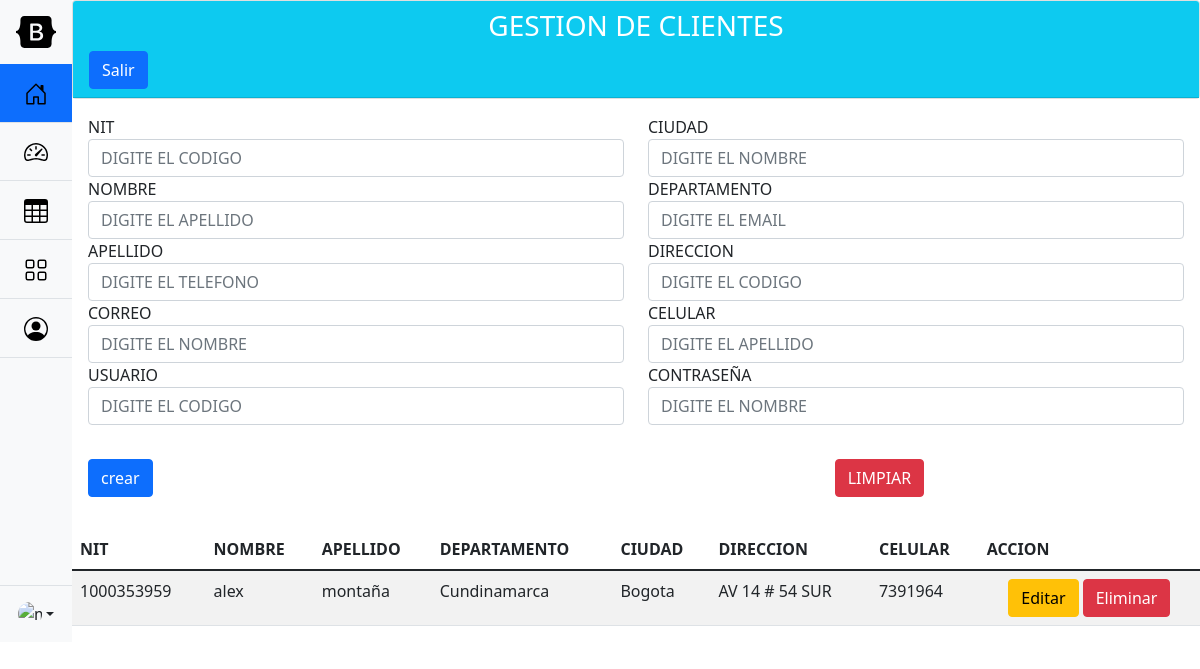
Screenshot of /Vista/admin_clientes.php (signed in) with the database file from the repository.
### tables this page shows
CREATE TABLE `clientes` (
  `NIT` int(10) NOT NULL,
  `nombre` varchar(50) NOT NULL,
  `apellido` varchar(50) NOT NULL,
  `departamento` varchar(50) NOT NULL,
  `ciudad` varchar(50) NOT NULL,
  `direccion` varchar(50) NOT NULL,
  `celular` varchar(50) NOT NULL,
  `credenciales` int(50) NOT NULL
);

### Config/conexion.php (called while the page is built)
<?php
class Conexion{
    public static function conectar()
    {
        $host = "localhost";
        $user = "root";
        $pass = "";
        $dbname = "bdworldexpress";
        $link = mysqli_connect($host, $user, $pass) or die("ERROR 1: NO SE PUDO ABRIR LA BASE DE DATOS".mysqli_error($link));
        mysqli_query($link, "SET NAMES 'utf8'");
        mysqli_select_db($link, $dbname) or die("ERROR 2: NO SE PUDO SELECCIONAR LA BASE DE DATOS".mysqli_error($link));
        return $link;
    }
}

### Modelo/cliente.php (called while the page is built, shortened)
<?php
require_once('../Config/conexion.php');
class Cliente{
    private $cliente;
    public function __construct(){
        $this->cliente=array();
    }
    public function ver(){
        $sql="select * from clientes";
        $res=mysqli_query(Conexion::conectar(),$sql);
        while($row=mysqli_fetch_array($res)){
          $this->cliente[]=$row;
        }
        return $this->cliente;
       }
}
?>

### Vista/admin_clientes.php (the view, shortened to what this page needs)
<?php
include('../Modelo/cliente.php');
?>
<!doctype html>
<html lang="es">
<head>
    <link href="../bootstrap/css/bootstrap.min.css" rel="stylesheet">
</head>
<body onload="limpiar();">
    <main class="d-flex flex-nowrap">
        <?php require 'navegacion_adm.php';?>
        <div class="conatiner">
            <div class="card">
                <div class="card-header bg-info">
                    <h3 class="text-white text-center">GESTION DE CLIENTES</h3>
                    <a class="btn btn-primary" href="../Controladores/controlador_users.php?accion=cerrar"
                        role="button">Salir</a>
                </div>
            </div>
            <div class="card-body">
                <form name="form" action="../Controladores/cliente_controlador.php" method="post">
                    <div class="row">
                        <div class="col-md-6">
                            <label for="id">NIT</label>
                            <input type="number" name="cedula" class="form-control" value=""
                                placeholder="DIGITE EL CODIGO">
                        </div>
                        <div class="col-md-6">
                            <label for="n">CIUDAD</label>
                            <input type="text" name="ciudad" class="form-control" value=""
                                placeholder="DIGITE EL NOMBRE">
                        </div>
                        <div class="col-md-6">
                            <label for="a">NOMBRE</label>
                            <input type="text" name="nombre" class="form-control" value=""
                                placeholder="DIGITE EL APELLIDO">
                        </div>
                        <div class="col-md-6">
                            <label for="e">DEPARTAMENTO</label>
                            <input type="text" name="departamento" class="form-control" value=""
                                placeholder="DIGITE EL EMAIL">
                        </div>
                        <div class="col-md-6">
                            <label for="t">APELLIDO</label>
                            <input type="text" name="apellido" class="form-control" value=""
                                placeholder="DIGITE EL TELEFONO">
                        </div>
                        <div class="col-md-6">
                            <label for="id">DIRECCION</label>
                            <input type="text" name="direccion" class="form-control" value=""
                                placeholder="DIGITE EL CODIGO">
                        </div>
                        <div class="col-md-6">
                            <label for="n">CORREO</label>
                            <input type="email" name="correo" class="form-control" value=""
                                placeholder="DIGITE EL NOMBRE">
                        </div>
                        <div class="col-md-6">
                            <label for="a">CELULAR</label>
                            <input type="text" name="celular" class="form-control" value=""
                                placeholder="DIGITE EL APELLIDO">
                        </div>
                        <div class="col-md-6">
                            <label for="id">USUARIO</label>
                            <input type="text" name="usuario" class="form-control" value=""
                                placeholder="DIGITE EL CODIGO">
                        </div>
                        <div class="col-md-6">
                            <label for="n">CONTRASEÑA</label>
                            <input type="text" name="contraseña" class="form-control" value=""
                                placeholder="DIGITE EL NOMBRE">
                        </div><br><br><br><br>
                        <div class="col-md-8">
                            <input type="button" name="accion" value="crear" class="btn btn-primary mb-3"
                                onclick="validar()">
                        </div>
                        <div class="col-md-4">
                            <input type="reset" value="LIMPIAR" class="btn btn-danger mb-3">
                        </div>
                </form>
            </div>
        </div>
        <?php
  $cliente=new Cliente();
  $reg=$cliente->ver();
     ?>
        <div class="table table-striped">
            <table class="table table-striped table-hover id=" table_id">
                <thead>
                    <th>NIT</th>
                    <TH>NOMBRE</TH>
                    <TH>APELLIDO</TH>
                    <TH>DEPARTAMENTO</TH>
                    <TH>CIUDAD</TH>
                    <TH>DIRECCION</TH>
                    <TH>CELULAR</TH>
                    <TH>ACCION</TH>
                </thead>
                <tbody>
                    <?php
        for($i=0;$i<count($reg);$i++){
       echo "<tr>
       <td>".$reg[$i]['NIT']."</td>
       <td>".$reg[$i]['nombre']."</td>
       <td>".$reg[$i]['apellido']."</td>
       <td>".$reg[$i]['departamento']."</td>
       <td>".$reg[$i]['ciudad']."</td>
       <td>".$reg[$i]['direccion']."</td>
       <td>".$reg[$i]['celular']."</td>";
       ?>
                    <td align='center'>
                        <button class="btn btn-warning"
                            onclick=window.location="./admin_editclientes.php?id=<?php echo $reg[$i]['NIT'];?>">Editar</button>
                        <button class="btn btn-danger" name="eliminar"
                            onclick=window.location="../Controladores/cliente_controlador.php?accion=eliminar&id=<?php echo $reg[$i]['NIT'];?>">Eliminar</button>
                    </td>
                    </tr>
                    <?php
       }
        ?>
                </tbody>
            </table>
        </div>
    </main>
</body>
</html>

### rows the page displays
clientes: NIT "1000353959", nombre "alex", apellido "montaña", departamento "Cundinamarca", ciudad "Bogota", direccion "AV 14 # 54 SUR", celular "7391964"
